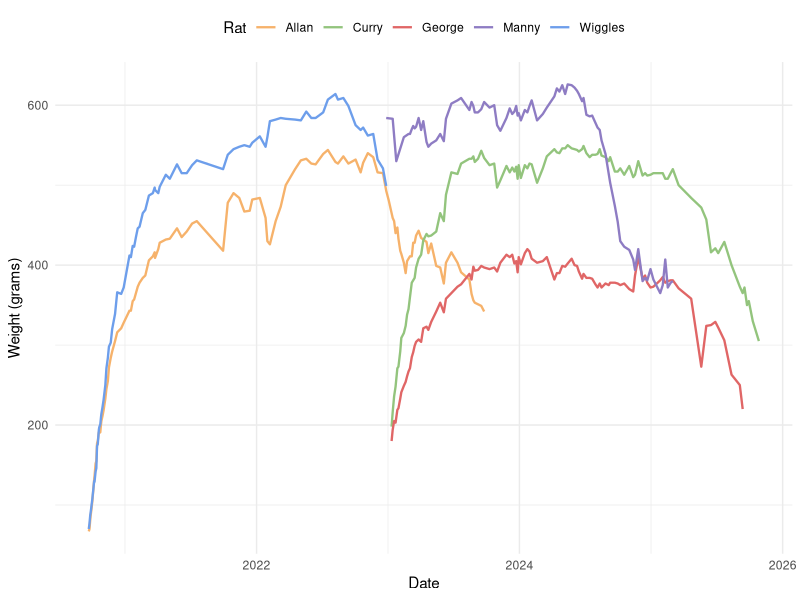
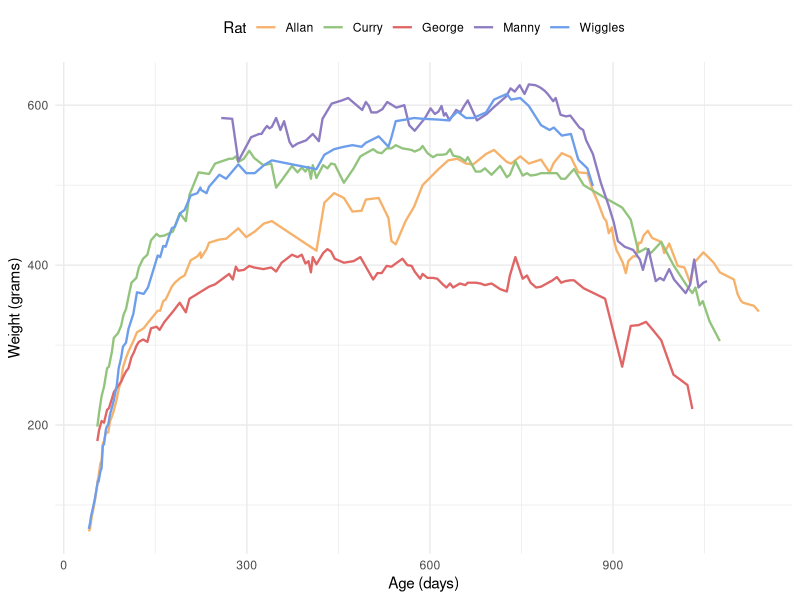

The R source for these figures, in order:
## ---- chunk 1
#| echo: false
#| message: false
#| label: r-setup

library(knitr)
library(tidyverse)
library(lubridate)
## ---- chunk 2
#| echo: false
#| label: tbl-weights
#| tbl-cap: "rat weights in grams."
#| tbl-colwidths: [60,40]

raw_weights <- read.csv("weight-data.csv")
kable(head(raw_weights))
## ---- chunk 3
#| echo: false
#| label: tbl-lives
#| tbl-cap: "birth and death date for each rat."

lives <- read.csv(strip.white=TRUE, row.names=1, text="
  Rat,     Birthdate,  Deathdate
  Allan,   2020-08-12, 2023-09-25
  Wiggles, 2020-08-12, 2022-12-28
  Manny,   2022-04-13, 2025-03-06
  George,  2022-11-17, 2025-09-16
  Curry,   2022-11-17, 2025-10-31
")

kable(lives)
## ---- chunk 4
#| label: process-data

weights <- raw_weights %>%
  gather(key = "Rat", value = "Weight", -Date) %>%
  drop_na(Weight) %>%
  mutate(
    Date = as.Date(Date),
    Age = interval(lives[Rat, "Birthdate"], Date) %/% days(1)
  )
## ---- chunk 5
#| echo: false
#| label: fig-replicated-by-date
#| fig-cap: "Using date as the $x$ axis"

rats_colours <- scale_color_manual(values = c("#f6b26b", "#93c47d", "#e06666", "#8e7cc3", "#6d9eeb"))

ggplot(weights, aes(x = Date, y = Weight)) + 
  geom_line(aes(color = Rat), size = .8) +
  theme_minimal() +
  theme(legend.position = "top") +
  labs(x="Date", y="Weight (grams)") +
  rats_colours
## ---- chunk 6
#| echo: false
#| label: fig-replicated-by-age
#| fig-cap: "Using age as the $x$ axis"

ggplot(weights, aes(x = Age, y = Weight)) + 
  geom_line(aes(color = Rat), size = .8) +
  theme_minimal() +
  theme(legend.position = "top") +
  labs(x="Age (days)", y="Weight (grams)") +
  rats_colours
## ---- chunk 7
#| label: tbl-age-summary
#| tbl-cap: "updated version of @tbl-lives, tracking age."

kable(mutate(.data = lives,
  Age = interval(Birthdate, Deathdate),  # age as 'lubridate' interval object
  Years = round(Age / years(1), 1),      # convert age to years (round to 1dp)
  Age = Age %/% days(1)                  # convert age to days (integer)
))
